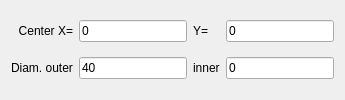
                    <widget class="QWidget" name="page_8">
                     <layout class="QGridLayout" name="gridLayout_9">
                      <item row="0" column="0">
                       <widget class="QLabel" name="label_257">
                        <property name="text">
                         <string>Center X=</string>
                        </property>
                        <property name="alignment">
                         <set>Qt::AlignRight|Qt::AlignTrailing|Qt::AlignVCenter</set>
                        </property>
                       </widget>
                      </item>
                      <item row="0" column="1">
                       <widget class="QLineEdit" name="ledFloodCenterX">
                        <property name="text">
                         <string>0</string>
                        </property>
                       </widget>
                      </item>
                      <item row="0" column="2">
                       <widget class="QLabel" name="label_256">
                        <property name="text">
                         <string>Y=</string>
                        </property>
                       </widget>
                      </item>
                      <item row="0" column="3">
                       <widget class="QLineEdit" name="ledFloodCenterY">
                        <property name="text">
                         <string>0</string>
                        </property>
                       </widget>
                      </item>
                      <item row="1" column="0">
                       <widget class="QLabel" name="label_259">
                        <property name="text">
                         <string>Diam. outer</string>
                        </property>
                       </widget>
                      </item>
                      <item row="1" column="1">
                       <widget class="QLineEdit" name="ledFloodOuterDiameter">
                        <property name="text">
                         <string>40</string>
                        </property>
                       </widget>
                      </item>
                      <item row="1" column="2">
                       <widget class="QLabel" name="label_266">
                        <property name="text">
                         <string>inner</string>
                        </property>
                       </widget>
                      </item>
                      <item row="1" column="3">
                       <widget class="QLineEdit" name="ledFloodInnerDiameter">
                        <property name="text">
                         <string>0</string>
                        </property>
                       </widget>
                      </item>
                     </layout>
                    </widget>
